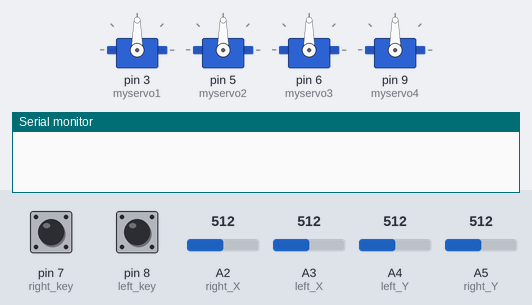
The sketch below on a simulated Arduino Uno, built with avr-gcc and run on an emulated ATmega328P. Shown: 4 × servo, the last lines printed to the serial monitor. The inputs (shaded band) are chosen by the test bench; at power-on: A2 (right_X) = 512, A3 (left_X) = 512, A4 (left_Y) = 512, pin 7 (right_key) LOW, pin 8 (left_key) LOW, A5 (right_Y) = 512.

Above: at 3.7 s.
3.8 s: A2 (right_X) set to 55
6.5 s: A2 (right_X) set to 45
At 8.3 s:
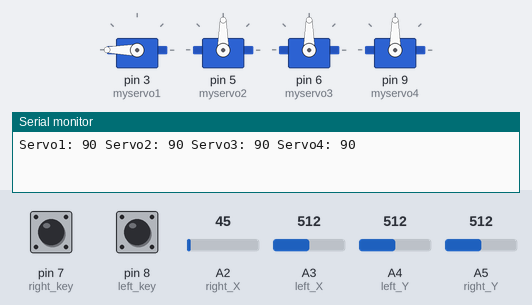
9.5 s: A3 (left_X) set to 55
11.0 s: A3 (left_X) set to 45
At 11.4 s:
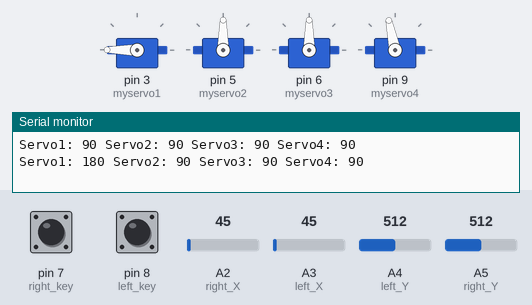
At 13.3 s:
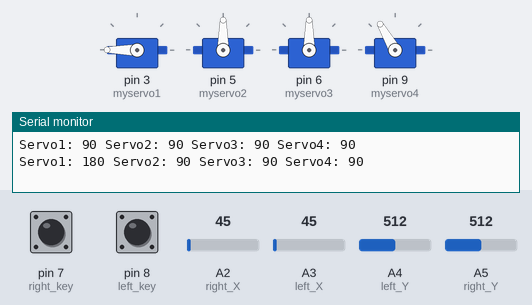
14.0 s: A4 (left_Y) set to 55
15.5 s: A4 (left_Y) set to 44
At 16.5 s:
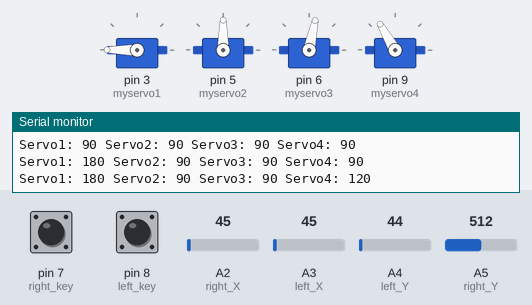
Timing chart, 0 to 22.6 s (numbered marks = the images above; inputs shaded):
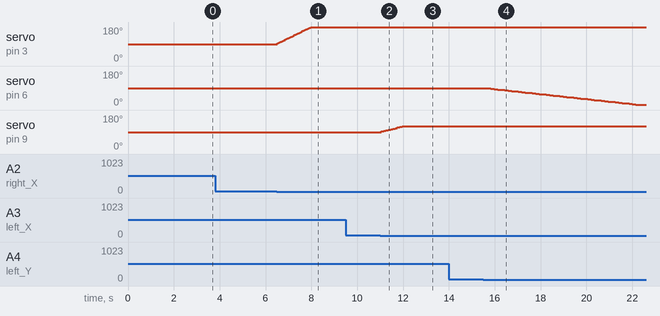

The sketch:

Angle_Determination.ino
```cpp
#include <Servo.h> // add servo libraries
Servo myservo1; // create servo object to control a servo
Servo myservo2;
Servo myservo3;
Servo myservo4;
int pos1=90, pos2=90, pos3=90, pos4=90; // define the variable of 4 servo angle,and assign the initial value (that is the boot posture angle value)
const int right_X = A2; // define the right X pin to A2
const int right_Y = A5; // define the right Y pin to A5
const int right_key = 7; // define the right key pin to 7（that is the value of Z）
const int left_X = A3; // define the left X pin to A3
const int left_Y = A4; // define the left X pin to A4
const int left_key = 8; // define the left key pin to 8（that is the value of Z）
int x1,y1,z1; // define the variable, used to save the joystick value it read.
int x2,y2,z2;
unsigned long lastPrintTime = 0; // Variable to store the last print time
const unsigned long printInterval = 5000; // Print interval in milliseconds (5 seconds)

void setup() {
  // boot posture
  myservo1.write(pos1);
  delay(1000);
  myservo2.write(pos2);
  myservo3.write(pos3);
  myservo4.write(pos4);
  delay(1500);
  pinMode(right_key, INPUT); // set the right/left key to INPUT
  pinMode(left_key, INPUT);
  Serial.begin(9600); // set the baud rate to 9600
}

void loop() {
  myservo1.attach(3); // set the control pin of servo 1 to D3  dizuo-servo1-3
  myservo2.attach(5); // set the control pin of servo 2 to D5  arm-servo2-5
  myservo3.attach(6); //set the control pin of servo 3 to D6   lower arm-servo-6
  myservo4.attach(9); // set the control pin of servo 4 to D9  claw-servo-9

  x2 = analogRead(right_X); //read the right X value
  y2 = analogRead(right_Y); // read the right Y value
  z2 = digitalRead(right_key); //// read the right Z value
  x1 = analogRead(left_X); //read the left X value
  y1 = analogRead(left_Y); //read the left Y value
  z1 = digitalRead(left_key); // read the left Z value
  //delay(5); // lower the speed overall

  // claw
  claw();

  // rotate
  turn();

  // upper arm
  upper_arm();

  // lower arm
  lower_arm();

  // Print the positions of all servos to the serial monitor every 5 seconds
  unsigned long currentTime = millis();
  if (currentTime - lastPrintTime >= printInterval) {
    Serial.print("Servo1: "); Serial.print(pos1);
    Serial.print(" Servo2: "); Serial.print(pos2);
    Serial.print(" Servo3: "); Serial.print(pos3);
    Serial.print(" Servo4: "); Serial.println(pos4);
    lastPrintTime = currentTime;
  }
}

//***************************************************
//claw
void claw() {
  //claw
  if(x1<50) { // if push the left joystick to the right
    pos4=pos4+3;
    if(pos4>120) //limit the largest angle when open the claw
      pos4=120;
    myservo4.write(pos4); //servo 4 operates the motion, the claw gradually opens.
    delay(50);
  }

  if(x1>1000) { //if push the right joystick to the left
    pos4=pos4-3;
    if(pos4<45) // limit the largest angle when close the claw
      pos4=45;
    myservo4.write(pos4); // servo 4 operates the action, claw is gradually closed.
    delay(50);
  }
}

//******************************************************/
// turn
void turn() {
  if(x2<50) { //if push the right joystick to the left
    pos1=pos1+3;
    if(pos1>180) //limit the angle when turn right
      pos1=180;
    myservo1.write(pos1); // arm turns left
    delay(50);
  }

  if(x2>1000) { // if push the right joystick to the right
    pos1=pos1-3;
    if(pos1<1) // limit the angle when turn left
      pos1=1;
    myservo1.write(pos1); //servo 1 operates the motion, the arm turns right.
    delay(50);
  }
}

//**********************************************************/
// lower arm
void lower_arm() {
  if(y2>1000) { // if push the right joystick downward
    pos2=pos2-2;
    if(pos2<25) // limit the retracted angle
      pos2=25;
    myservo2.write(pos2); // lower arm will draw back
    delay(50);
  }

  if(y2<50) { // if push the right joystick upward
    pos2=pos2+2;
    if(pos2>180) // limit the stretched angle
      pos2=180;
    myservo2.write(pos2); // lower arm will stretch out
    delay(50);
  }
}

//*************************************************************/
//upper arm
void upper_arm() {
  if(y1<50) { // if push the left joystick downward
    pos3=pos3-2;
    if(pos3<1) //  limit the angle when go down
      pos3=1;
    myservo3.write(pos3); // upper arm will go down
    delay(50);
  }

  if(y1>1000) { // if push the left joystick upward
    pos3=pos3+2;
    if(pos3>135) //limit the lifting angle
      pos3=135;
    myservo3.write(pos3); // the upper arm will lift
    delay(50);
  }
}


// NOTE: This code was extracted from Marco and Jay's group (Servo2: Lower arm, Servo3: Upper arm)
```

Measured:
- the behaviour switches between 50 and 49 on A2 (right_X) (found by bisection; images 0 and 1)
- the behaviour switches between 50 and 49 on A3 (left_X) (found by bisection; images 1 and 2)
- the behaviour switches between 50 and 49 on A4 (left_Y) (found by bisection; images 3 and 4)
- after the input at 6.5 s, servo on pin 3 (myservo1): moves from 90° to 180° over 1.5 s, starting at once
- after the input at 11.0 s, servo on pin 9 (myservo4): moves from 90° to 120° over 0.91 s, starting after 0.05 s
- after the input at 15.5 s, servo on pin 6 (myservo3): moves from 90° to 1° over 6.6 s, starting after 0.18 s
